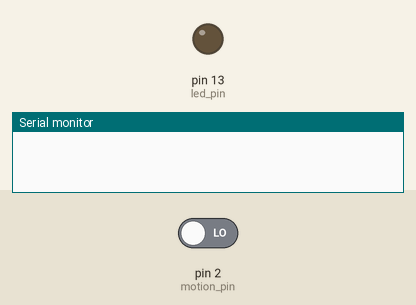
A sketch run on a simulated Arduino Uno, built with avr-gcc and run on an emulated ATmega328P. Parts: output pins drawn as LEDs (lit = HIGH), the last lines printed to the serial monitor. The inputs (shaded band) are chosen by the test bench; at power-on: pin 2 (motion_pin) LOW.

Above: at 1.2 s.
1.3 s: pin 2 (motion_pin) driven HIGH
At 2.4 s:
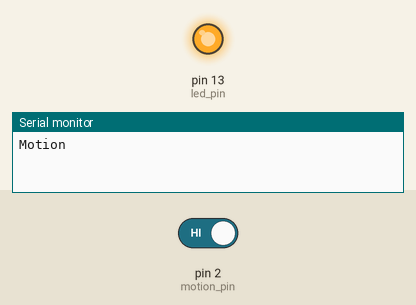
2.8 s: pin 2 (motion_pin) driven LOW
At 3.8 s:
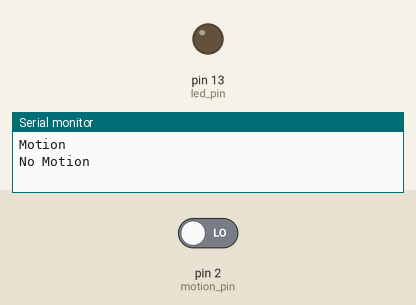
Timing chart, 0 to 5.8 s (numbered marks = the images above; inputs shaded):
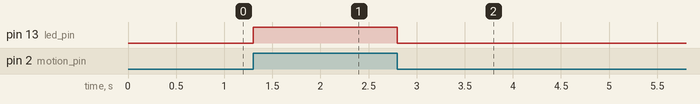

Measured:
- after the input at 1.3 s, pin 13 (led_pin): LOW → HIGH at once
- after the input at 2.8 s, pin 13 (led_pin): HIGH → LOW at once

The sketch:

sketch_jan31a.ino
```cpp
int led_pin=13;
int motion_pin=2;

void setup() {
    pinMode(led_pin, OUTPUT);
    pinMode(motion_pin, INPUT);
    Serial.begin(9600);

    attachInterrupt(digitalPinToInterrupt(motion_pin), toggle, CHANGE);
}

int motion_value;

void loop(){
}

void toggle() {
    motion_value=digitalRead(motion_pin);

    if(motion_value==true) {
        Serial.println("Motion");
        digitalWrite(led_pin, true);
        delay(5000);
    }

    else if(motion_value==false) {
        Serial.println("No Motion");
        digitalWrite(led_pin, false);
    }
}
```
